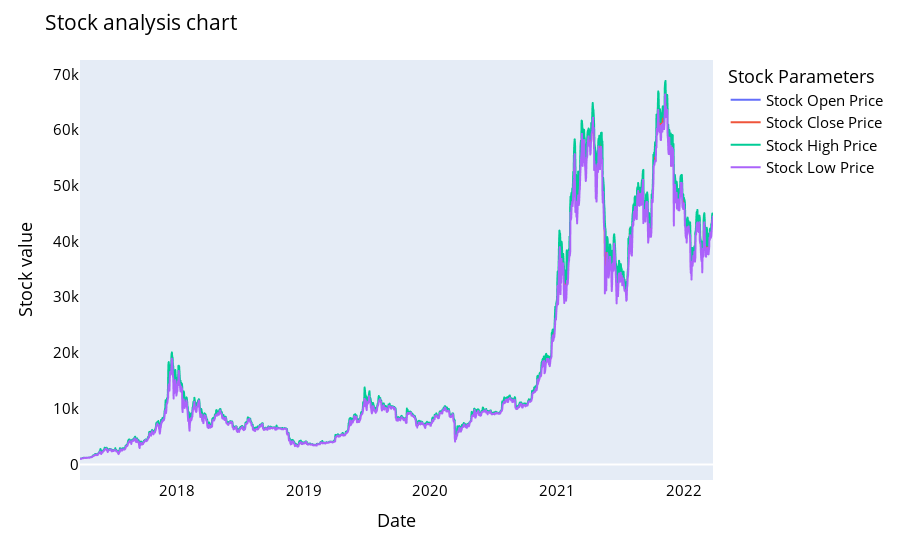

Source (notebook cell):
### Code cell
names = cycle(['Stock Open Price','Stock Close Price','Stock High Price','Stock Low Price'])

fig = px.line(Stock_data, x=Stock_data.Date, y=[Stock_data['Open'], Stock_data['Close'], 
                                          Stock_data['High'], Stock_data['Low']],
             labels={'Date': 'Date','value':'Stock value'})
fig.update_layout(title_text='Stock analysis chart', font_size=15, font_color='black',legend_title_text='Stock Parameters')
fig.for_each_trace(lambda t:  t.update(name = next(names)))
fig.update_xaxes(showgrid=False)
fig.update_yaxes(showgrid=False)

fig.show()

### Figure 1 — Plotly figure (JSON) as saved in the notebook; plotly's stock layout.template omitted (floating-point values rounded to 4 significant figures; data arrays with more than 128 entries replaced by an {"elided": "..."} marker saying what was removed)
{"data": [{"hovertemplate": "variable=Open<br>Date=%{x}<br>Stock value=%{y}<extra></extra>", "legendgroup": "Open", "line": {"color": "#636efa", "dash": "solid"}, "marker": {"symbol": "circle"}, "mode": "lines", "name": "Stock Open Price", "showlegend": true, "type": "scattergl", "x": {"elided": "1827 str values"}, "xaxis": "x", "y": {"elided": "1827 float values"}, "yaxis": "y"}, {"hovertemplate": "variable=Close<br>Date=%{x}<br>Stock value=%{y}<extra></extra>", "legendgroup": "Close", "line": {"color": "#EF553B", "dash": "solid"}, "marker": {"symbol": "circle"}, "mode": "lines", "name": "Stock Close Price", "showlegend": true, "type": "scattergl", "x": {"elided": "1827 str values"}, "xaxis": "x", "y": {"elided": "1827 float values"}, "yaxis": "y"}, {"hovertemplate": "variable=High<br>Date=%{x}<br>Stock value=%{y}<extra></extra>", "legendgroup": "High", "line": {"color": "#00cc96", "dash": "solid"}, "marker": {"symbol": "circle"}, "mode": "lines", "name": "Stock High Price", "showlegend": true, "type": "scattergl", "x": {"elided": "1827 str values"}, "xaxis": "x", "y": {"elided": "1827 float values"}, "yaxis": "y"}, {"hovertemplate": "variable=Low<br>Date=%{x}<br>Stock value=%{y}<extra></extra>", "legendgroup": "Low", "line": {"color": "#ab63fa", "dash": "solid"}, "marker": {"symbol": "circle"}, "mode": "lines", "name": "Stock Low Price", "showlegend": true, "type": "scattergl", "x": {"elided": "1827 str values"}, "xaxis": "x", "y": {"elided": "1827 float values"}, "yaxis": "y"}], "layout": {"font": {"color": "black", "size": 15}, "legend": {"title": {"text": "Stock Parameters"}, "tracegroupgap": 0}, "margin": {"t": 60}, "title": {"text": "Stock analysis chart"}, "xaxis": {"anchor": "y", "domain": [0, 1], "showgrid": false, "title": {"text": "Date"}}, "yaxis": {"anchor": "x", "domain": [0, 1], "showgrid": false, "title": {"text": "Stock value"}}}}
